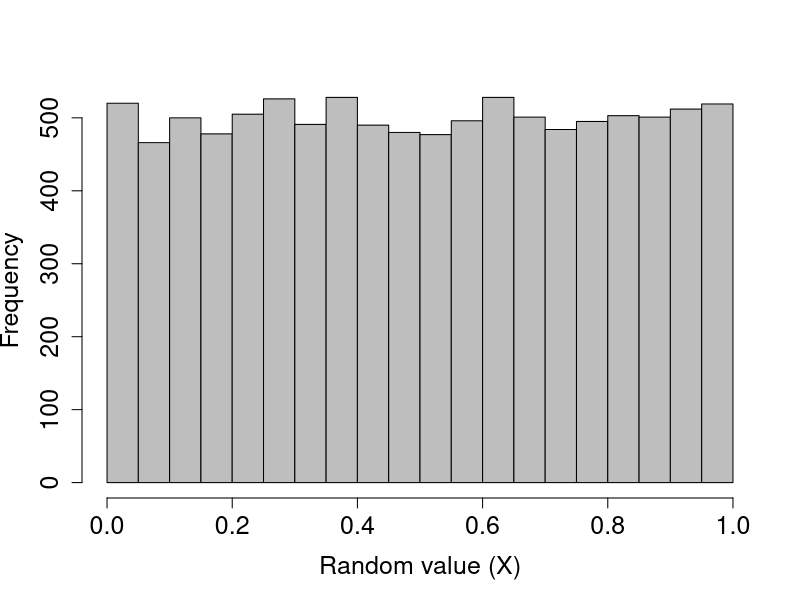
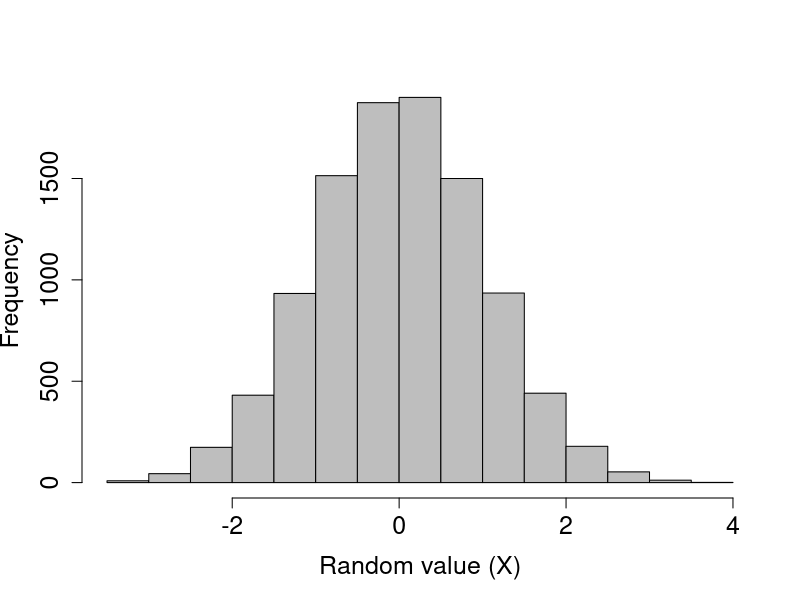
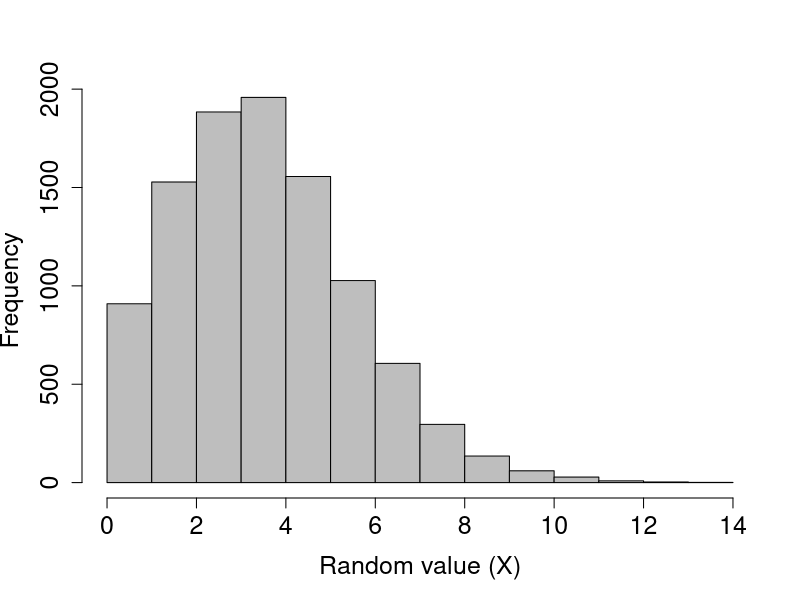
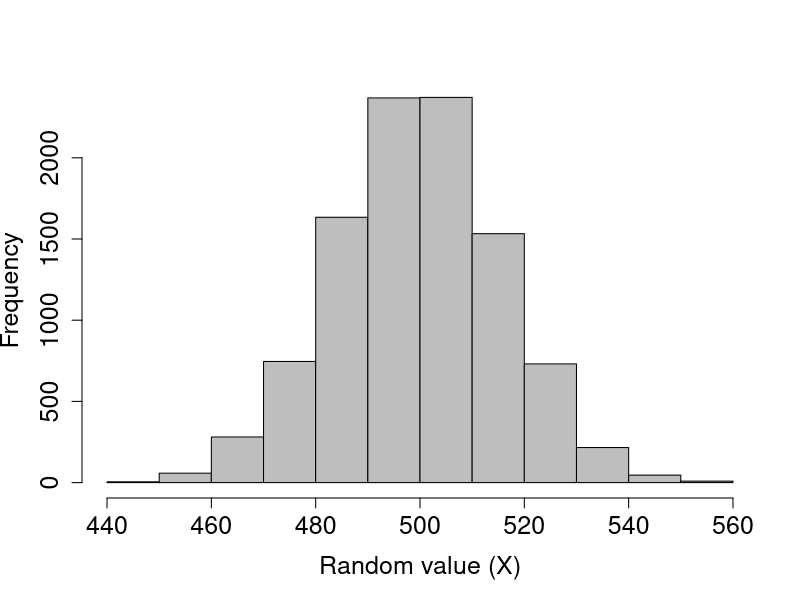

Recreate these plots in R, in order.
## ---- chunk 1
rand_unifs_10 <- runif(n = 10, min = 0, max = 1);
## ---- chunk 2
print(rand_unifs_10);
## ---- chunk 3
rand_unifs_10000 <- runif(n = 10000, min = 0, max = 1);
hist(rand_unifs_10000, xlab = "Random value (X)", col = "grey",
     main = "", cex.lab = 1.5, cex.axis = 1.5);
## ---- chunk 4
rand_norms_10 <- rnorm(n = 10, mean = 0, sd = 1);
## ---- chunk 5
print(rand_norms_10);
## ---- chunk 6
rand_norms_10000 <- rnorm(n = 10000, mean = 0, sd = 1);
hist(rand_norms_10000, xlab = "Random value (X)", col = "grey",
     main = "", cex.lab = 1.5, cex.axis = 1.5);
## ---- chunk 7
rand_poissons <- rpois(n = 10, lambda = 1);
print(rand_poissons);
## ---- chunk 8
rand_poissons_10000 <- rpois(n = 10000, lambda = 4);
hist(rand_poissons_10000, xlab = "Random value (X)", col = "grey",
     main = "", cex.lab = 1.5, cex.axis = 1.5);
## ---- chunk 9
coin_flips <- rbinom(n = 1, size = 1000, prob = 0.5);
print(coin_flips);
## ---- chunk 10
coin_flips_2 <- rbinom(n = 2, size = 1000, prob = 0.5);
print(coin_flips_2);
## ---- chunk 11
coin_flips_10000 <- rbinom(n = 10000, size = 1000, prob = 0.5);
## ---- chunk 12
hist(coin_flips_10000, xlab = "Random value (X)", col = "grey",
     main = "", cex.lab = 1.5, cex.axis = 1.5);
## ---- chunk 13
flips_10 <- rbinom(n = 10, size = 1, prob = 0.5);
## ---- chunk 14
print(flips_10);
## ---- chunk 15
rand_number_1 <- sample(x = 1:10, size = 1);
## ---- chunk 16
rand_number_10 <- sample(x = 1:10, size = 10);
print(rand_number_10);
## ---- chunk 17
rand_number_10_r <- sample(x = 1:10, size = 10, replace = TRUE);
print(rand_number_10_r);
## ---- chunk 18
prob_vec      <- c( rep(x = 0.05, times = 5), rep(x = 0.15, times = 5) );
rand_num_bias <- sample(x = 1:10, size = 10, replace = TRUE, prob = prob_vec);
print(rand_num_bias);
## ---- chunk 19
species <- c("species_A", "species_B", "species_C");
## ---- chunk 20
sp_sample <- sample(x = species, size = 12, replace = TRUE, 
                    prob = c(0.5, 0.25, 0.25) 
                    );
## ---- chunk 21
print(sp_sample);
## ---- chunk 22
N   <- 10000;
rho <- 0.3;
x1  <- rnorm(n = N, mean = 0, sd = 1);
x2  <- (rho * x1) + sqrt(1 - rho*rho) * rnorm(n = N, mean = 0, sd = 1);
## ---- chunk 23
cor(x1, x2);
## ---- chunk 24
library("MASS");
